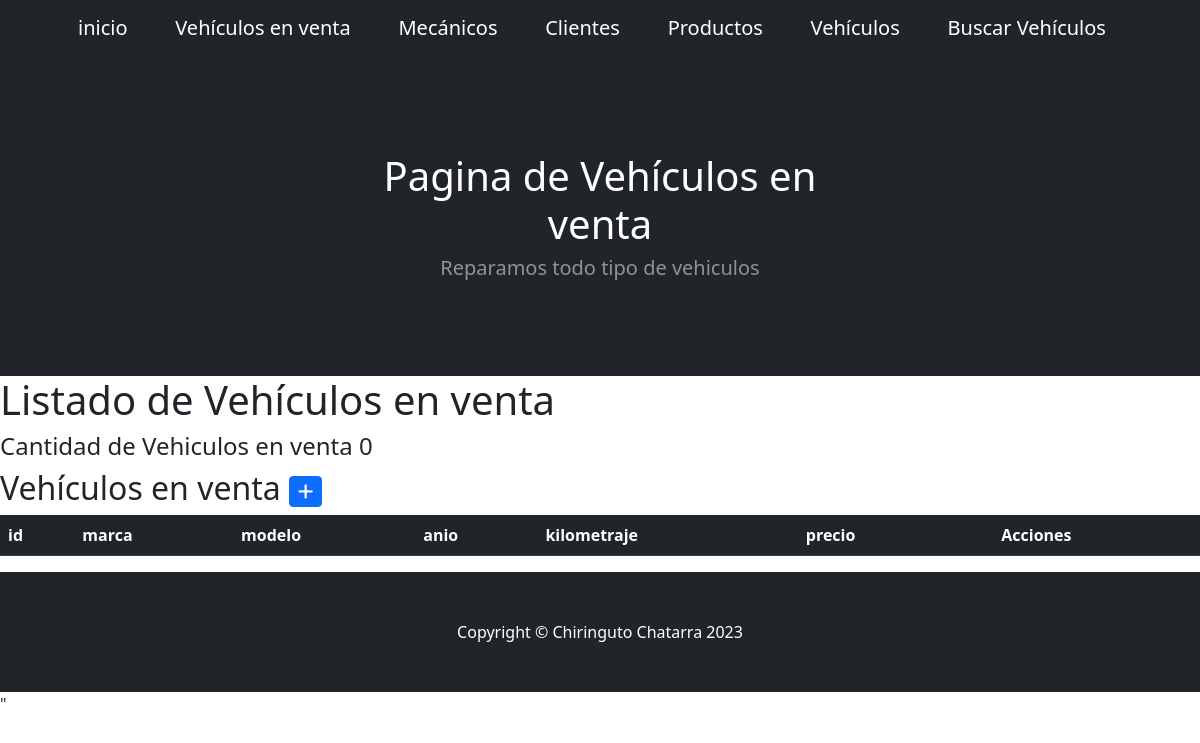
Page /autosVenta/ on the earlier database version.
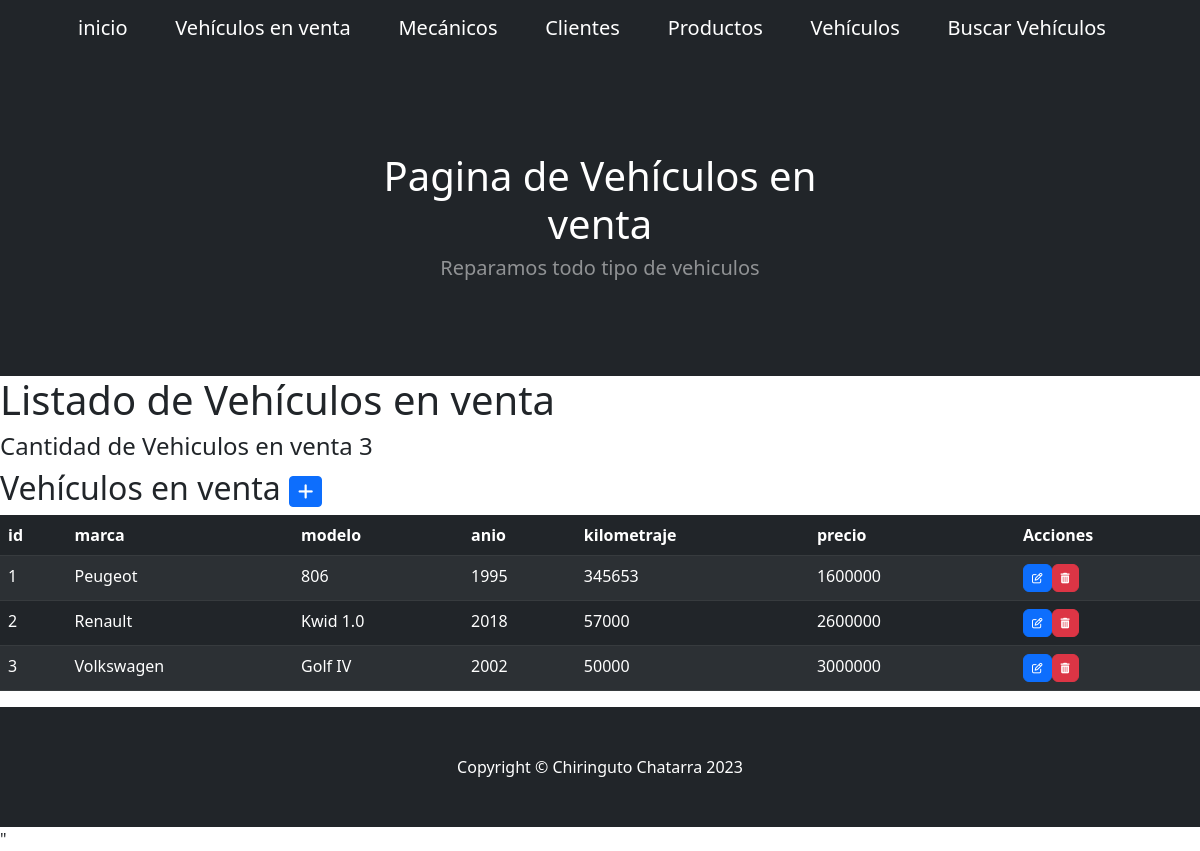
Same page on the later database version.
### aplicacion/models.py (models this page shows, shortened)
class AutosVenta(models.Model):
    marca = models.CharField(max_length=50)
    modelo = models.CharField(max_length=50)
    anio = models.IntegerField()
    kilometraje = models.PositiveBigIntegerField()
    precio = models.PositiveBigIntegerField()

### aplicacion/views.py (the view)
# urls.py: path('autosVenta/', autosVenta, name="autosVenta" ),
def autosVenta(request):
    contexto = {'autosVenta': AutosVenta.objects.all(), 'titulo' : 'Listado de Vehículos en venta'}
    return render(request, "aplicacion/autosVenta.html", contexto)

### aplicacion/templates/aplicacion/autosVenta.html (shortened to what this page needs)
{% extends 'aplicacion/base.html' %}
{% load static %}
{% block titulo %}
    <h1>Pagina de Vehículos en venta</h1>
{% endblock titulo %}
{% block contenido %}
    <h1>{{ titulo }}</h1>
    <h4>Cantidad de Vehiculos en venta {{ autosVenta|length }}</h4>
    <h2>Vehículos en venta
        <tr>
            <td>
                <a
                href="{% url 'autosVenta_form' %}"
                class="btn btn-primary btn-sm"
                >
                </a>
            </td>
        </h2>
    <table class="table table-dark table-striped">
        <thead>
            <tr>
                <th>id</th>
                <th>marca</th>
                <th>modelo</th>
                <th>anio</th>
                <th>kilometraje</th>
                <th>precio</th>
                <th> </th>
                <th>Acciones</th>
            </tr>
        </thead>
        <tbody>
    {% for a in autosVenta  %}
            <tr>
                <td> {{ a.id }} </td>
                <td> {{ a.marca }} </td>
                <td> {{ a.modelo }} </td>
                <td> {{ a.anio }} </td>
                <td> {{ a.kilometraje }} </td>
                <td> {{ a.precio }} </td>
                <td> {{ a.Acciones }} </td>
                <td>
                    <a
                    href="{% url 'modifAutoVenta' id_autosVenta=a.id %}"
                    class="btn btn-primary"
                    style="--bs-btn-padding-y: .25rem; --bs-btn-padding-x: .5rem; --bs-btn-font-size: .75rem;"
                    >
                    <a
                        href="{% url 'deleteAutoVenta' id_autosVenta=a.id %}"
                        class="btn btn-danger"
                        style="--bs-btn-padding-y: .25rem; --bs-btn-padding-x: .5rem; --bs-btn-font-size: .75rem;"
                        >
                    </a>
                </td>
            </tr>
    {% endfor %}
        </tbody>
</table>
{% endblock contenido %}

Differences in the rows shown:
added AutosVenta: id "1", marca "Peugeot", modelo "806", anio "1995", kilometraje "345653", precio "1600000"
added AutosVenta: id "2", marca "Renault", modelo "Kwid 1.0", anio "2018", kilometraje "57000", precio "2600000"
added AutosVenta: id "3", marca "Volkswagen", modelo "Golf IV", anio "2002", kilometraje "50000", precio "3000000"
Other differences:
{{ autosVenta|length }}: "0" → "3"
